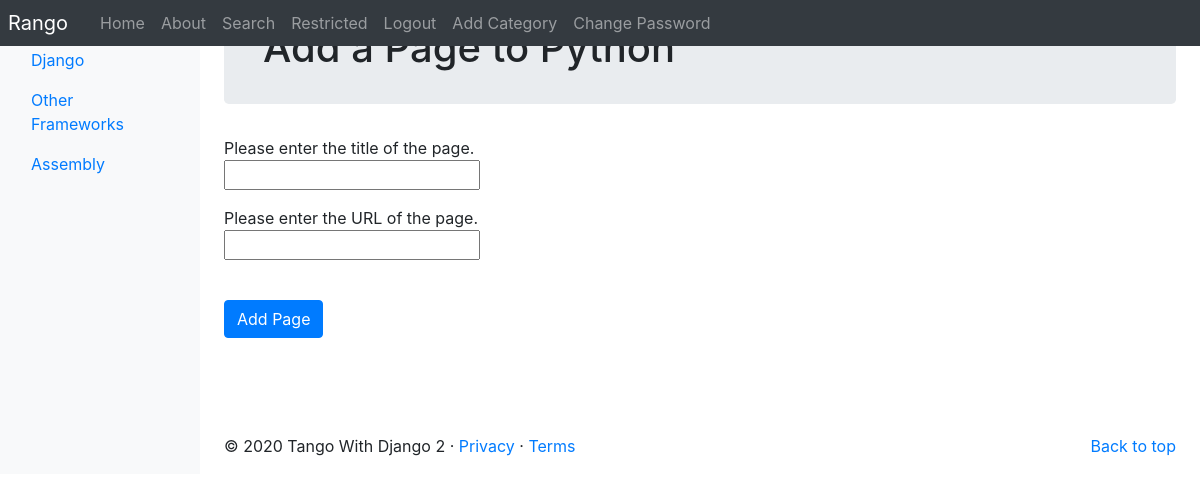
/rango/category/python/add_page/ (signed in), run on the app's committed database.
### rango/models.py (models this page shows, shortened)
class Category(models.Model):
    NAME_MAX_LENGTH = 128
    name = models.CharField(max_length=NAME_MAX_LENGTH, unique=True)
    views = models.IntegerField(default=0)
    likes = models.IntegerField(default=0)
    slug = models.SlugField(unique=True)
    class Meta:
        verbose_name_plural = 'Categories'

### rango/views.py (the view, shortened to what this page needs)
# urls.py: path('category/<slug:category_name_slug>/add_page/', views.add_page, name='add_page'),
@login_required
def add_page(request, category_name_slug):
    try:
        category = Category.objects.get(slug=category_name_slug)
    except:
        category = None
    if category is None:
        return redirect(reverse('rango:index'))
    form = PageForm()
    context_dict = {'form': form, 'category': category}
    return render(request, 'rango/add_page.html', context=context_dict)

### rango/forms.py (shortened to what this page needs)
class PageForm(forms.ModelForm):
    title = forms.CharField(max_length=128,help_text="Please enter the title of the page.")
    url = forms.URLField(max_length=200,help_text="Please enter the URL of the page.")
    views = forms.IntegerField(widget=forms.HiddenInput(), initial=0)
    class Meta:
        model = Page
        exclude = ('category',)

### rango/templatetags/rango_template_tags.py (called while the page is built)
@register.inclusion_tag('rango/categories.html')
def get_category_list(current_category=None):
    return {'categories': Category.objects.all(),'current_category': current_category}

### templates/rango/add_page.html
{% extends 'rango/base.html' %} {% load staticfiles %} {% block title_block %} Add a Page {% endblock %} {% block body_block %}
<div class="jumbotron p-4">
    <div class="container">
        <h1 class="jumbotron-heading">Add a Page to {{ category.name }}</h1>
    </div>
</div>
<div class="container">
    <div class="row">
        <form role="form" id="page_form" method="post" action="{% url 'rango:add_page' category.slug %}">
            {% csrf_token %} {% for hidden in form.hidden_fields %} {{ hidden }} {% endfor %} {% for field in form.visible_fields %} {{ field.errors }} {{ field.help_text }}<br /> {{ field }}<br />
            <div class="p-2"></div>
            {% endfor %}
            <br />
            <button class="btn btn-primary" type="submit" name="submit">Add Page</button>
            <div class="p-5"></div>
        </form>
    </div>
</div>
{% endblock %}

### templates/rango/categories.html (shortened to what this page needs)
<ul class="nav flex-column">
    {% if categories %} {% for c in categories %} {% if c == current_category %}
    <li class="nav-item">
        <a class="nav-link active" href="{% url 'rango:show_category' c.slug %}">
        </a>
    </li>
    {% else %}
    <li class="nav-item">
        <a class="nav-link" href="{% url 'rango:show_category' c.slug %}">
            {{ c.name }}
        </a>
    </li>
    {% endif %} {% endfor %} {% else %}
    <li class="nav-item">There are no categories present.</li>
    {% endif %}
</ul>

### data on the page
Category: name "Django"
Category: name "Other Frameworks"
Category: name "Assembly"
Category: name "Python"

### other printed values
{{ field.help_text }} "Please enter the title of the page." "Please enter the URL of the page."
